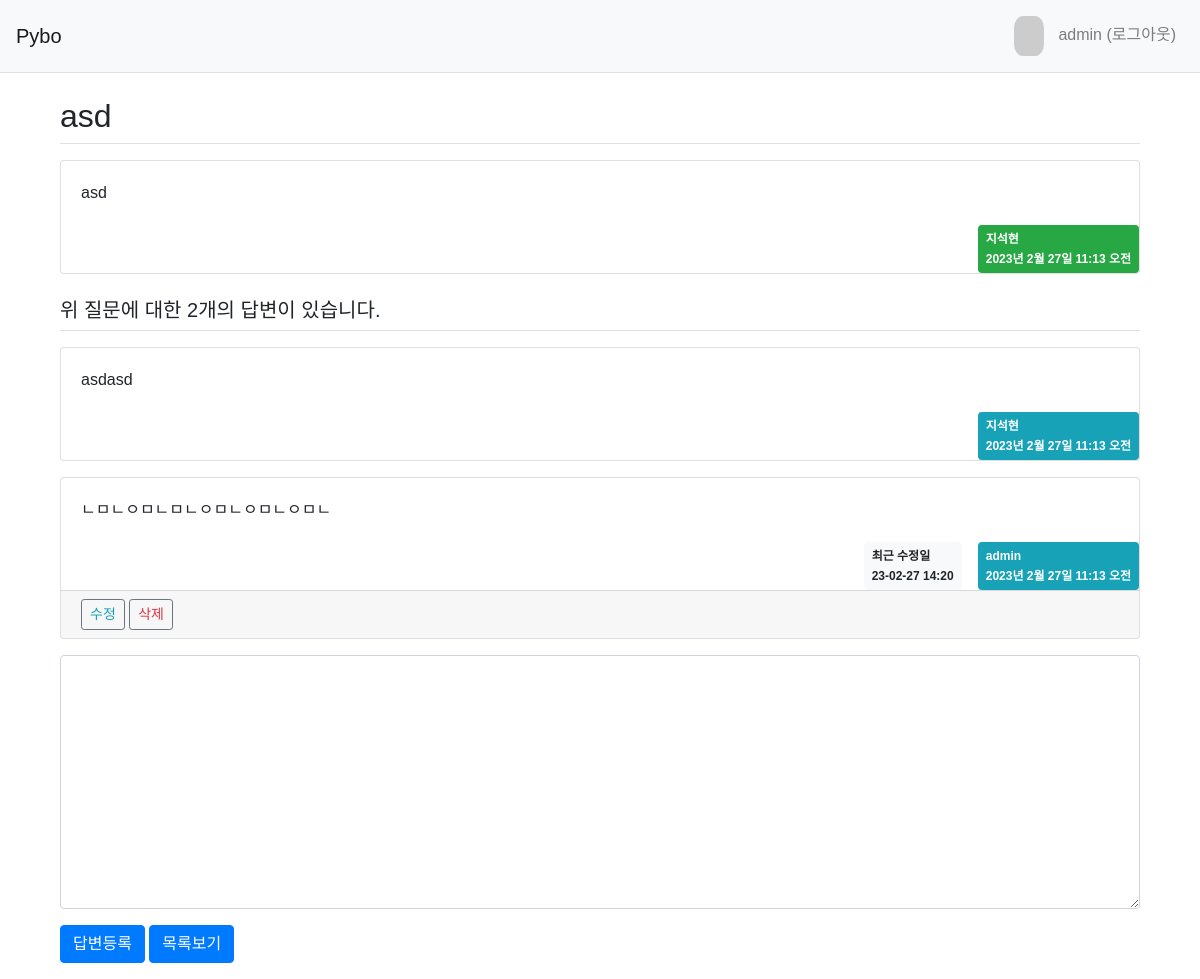
Screenshot of /pybo/320/ (signed in) with the database file from the repository.
### pybo/models.py (models this page shows, shortened)
class Question(models.Model):
    subject = models.CharField('제목', max_length=200, help_text="질문의 제목은 한줄로 작성해라")
    content = models.TextField('내용', help_text="침착하게 내용을 작성하세요")
    create_date = models.DateTimeField('작성일')
    author = models.ForeignKey(User, on_delete=models.CASCADE, null=True)
    modify_date = models.DateTimeField(null=True, blank=True)

class Answer(models.Model):
    question = models.ForeignKey(Question, on_delete=models.CASCADE) # 외래키 정의
    content = models.TextField('답변 내용')
    create_date = models.DateTimeField()
    author = models.ForeignKey(User, on_delete=models.CASCADE, null=True)
    modify_date = models.DateTimeField(null=True, blank=True)

### pybo/views.py (the view)
# urls.py: path('<int:question_id>/', views.detail),
def detail(request, question_id):
    question =  get_object_or_404(Question, pk=question_id)
    context = {'question' : question}
    return render(request, 'pybo/question_detail.html', context)

### templates/pybo/question_detail.html (shortened to what this page needs)
{% extends 'base.html' %}
{% block content %}
  {% load static %}
  <link rel="stylesheet" type="text/css" href="{% static 'style.css' %}"/>
  <link rel="stylesheet" type="text/css" href="{% static 'bootstrap.min.css' %}"/>
  <div class="container my-3">
    <h2 class="border-bottom py-2">{{ question.subject}}</h2>
    <div class="card my-3">
        <div class="card-body" style="white-space: pre-line;">{{question.content}}</div>
        <div class="d-flex justify-content-end">
          <div class="badge badge-success p-2 text-left">
            <div class="mb-2">{{ question.author.username }}</div>
            <div>{{question.create_date}}</div>
          </div>
        </div>
    </div>
    <h5 class="border-bottom my-3 py-2">위 질문에 대한
      {{ question.answer_set.count }}개의 답변이 있습니다.</h5>
    {% for answer in question.answer_set.all %}
      <div class="card my-3">
        <div class="card-body" style="white-space: pre-line;">{{answer.content}}</div>
        <div class="d-flex justify-content-end">
          {% if answer.modify_date %}
          <div class="badge badge-light p-2 text-left mx-3">
              <div class="mb-2">최근 수정일</div>
              <div>
                {{ answer.modify_date | date:'y-m-d H:i' }}
              </div>
          </div>
          {% endif %}
          <div class="badge badge-info p-2 text-left ">
            <div class="mb-2">{{ answer.author.username }}</div>
            <div>{{question.create_date}}</div>
          </div>
        </div>
        {% if request.user == answer.author %}
        <div class="card-footer py-2">
          <a href="{% url 'pybo:answer_modify' answer.id %}" class="btn btn-sm btn-outline-secondary text-info">수정</a>
          <a href="#" class="delete btn btn-sm btn-outline-secondary text-danger" text-danger data-uri="{% url 'pybo:answer_delete' answer.id %}">삭제</a>
          </div>
        {% endif %}
      </div>
    {% endfor %}
    <form action="{% url 'pybo:answer_create' question.id %}" method="post" class="my-3">
      <div class="form-group">
        <textarea {% if not user.is_authenticated %} disabled="disabled" {% endif %}
        name="content" id="content" class="form-control" rows="10"></textarea>
      </div>
      <input type="submit" value="답변등록" class="btn btn-primary">
      <button type="button" class="btn btn-primary" onclick="location.href='{% url 'pybo:index' %}'">목록보기
      </button>
    </form>
  </div>
{% endblock content %}

### templates/navbar.html (shortened to what this page needs)
<nav class="navbar navbar-expand-lg navbar-light bg-light border-bottom">
  <a class="navbar-brand" href="{% url 'pybo:index' %}">Pybo</a>
  <div class="collapse navbar-collapse" id="navbarNav">
    <ul class="navbar-nav ml-auto">
      <li class="nav-item ">
        {% if user.is_authenticated %}
        <a class="nav-link" href="{% url 'common:logout' %}">
          <img class="avarta" src="https://randomuser.me/api/portraits/men/21.jpg"/>
            {{ user.username }} (로그아웃)</a>
        {% endif %}
        </li>
    </ul>
  </div>
</nav>

### static/style.css (style rules this page uses)
* { font-family: 'Noto Sans KR', sans-serif; }
.avarta { width: 30px; height: 40px; border-radius: 30%; margin-right: 10px; }

### rows the page displays
Question: subject "asd", content "asd", author.username "지석현", create_date "2023년 2월 27일 11:13 오전", answer_set.count "2"
Answer: content "asdasd", author.username "지석현"
Answer: content "ㄴㅁㄴㅇㅁㄴㅁㄴㅇㅁㄴㅇㅁㄴㅇㅁㄴ", modify_date "23-02-27 14:20", author.username "admin", shows "수정"

### other values shown
{{ user.username }} "admin"
